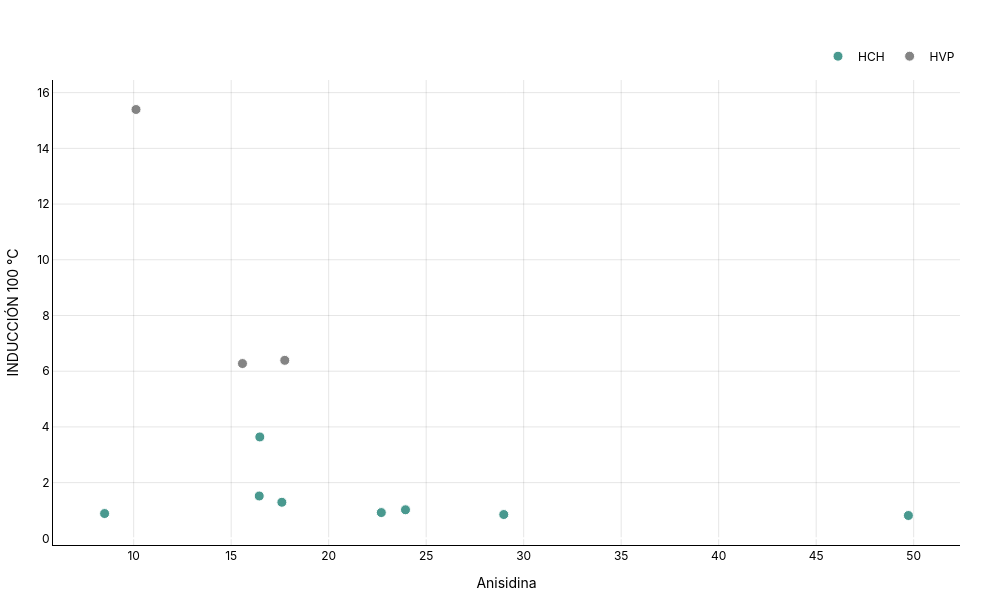

Write notebook code for a chart like this one.
### Code cell
f = plot_scatter(df, x_col='Anisidina', y_col='INDUCCIÓN 100 °C', group_col='PRODUCTO')
f.show()

### Figure 1 — Plotly figure (JSON) as saved in the notebook; plotly's stock layout.template omitted (floating-point values rounded to 4 significant figures)
{"data": [{"customdata": [["22.7", "0.9", "HCH"], ["23.94", "1.0", "HCH"], ["28.98", "0.9", "HCH"], ["49.73", "0.8", "HCH"], ["16.47", "3.6", "HCH"], ["8.51", "0.9", "HCH"], ["17.6", "1.3", "HCH"], ["16.44", "1.5", "HCH"]], "hovertemplate": "<b>PRODUCTO:</b> %{customdata[2]}<br><b>Anisidina:</b> %{customdata[0]}<br><b>INDUCCIÓN 100 °C:</b> %{customdata[1]}<extra></extra>", "marker": {"color": "#1C8074", "line": {"color": "white", "width": 1}, "opacity": 0.8, "size": 10, "sizemode": "diameter", "sizeref": 1}, "mode": "markers", "name": "HCH", "type": "scatter", "x": [22.7, 23.94, 28.98, 49.73, 16.47, 8.51, 17.6, 16.44], "y": [0.925, 1.025, 0.855, 0.82, 3.64, 0.89, 1.295, 1.52]}, {"customdata": [["10.12", "15.4", "HVP"], ["15.58", "6.3", "HVP"], ["17.75", "6.4", "HVP"]], "hovertemplate": "<b>PRODUCTO:</b> %{customdata[2]}<br><b>Anisidina:</b> %{customdata[0]}<br><b>INDUCCIÓN 100 °C:</b> %{customdata[1]}<extra></extra>", "marker": {"color": "#666666", "line": {"color": "white", "width": 1}, "opacity": 0.8, "size": 10, "sizemode": "diameter", "sizeref": 1}, "mode": "markers", "name": "HVP", "type": "scatter", "x": [10.12, 15.58, 17.75], "y": [15.39, 6.275, 6.39]}], "layout": {"font": {"color": "black", "family": "Inter, Arial, sans-serif"}, "height": 600, "legend": {"orientation": "h", "title": {"text": ""}, "x": 1, "xanchor": "right", "y": 1.02, "yanchor": "bottom"}, "margin": {"b": 40, "l": 40, "r": 40, "t": 80}, "paper_bgcolor": "rgba(0,0,0,0)", "plot_bgcolor": "rgba(0,0,0,0)", "title": {"text": "<b><b>", "x": 0.5, "xanchor": "center", "y": 0.95, "yanchor": "top"}, "width": 1000, "xaxis": {"gridcolor": "rgba(0,0,0,0.1)", "linecolor": "black", "showgrid": true, "showline": true, "title": {"text": "Anisidina"}}, "yaxis": {"gridcolor": "rgba(0,0,0,0.1)", "linecolor": "black", "showgrid": true, "showline": true, "title": {"text": "INDUCCIÓN 100 °C"}}}}
